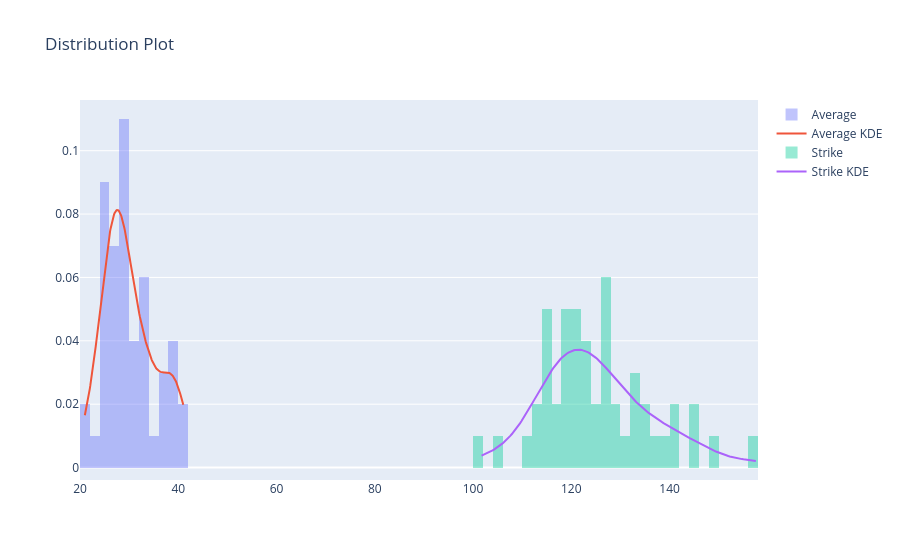

Write notebook code for a chart like this one.
### Code cell
from scipy.stats import gaussian_kde

hist_data = [avg['avg'].dropna(), avg['batsman_runs'].dropna()]
group_labels = ['Average', 'Strike']

fig = go.Figure()

for data, label in zip(hist_data, group_labels):

    # Histogram
    fig.add_trace(go.Histogram(
        x=data,
        histnorm='probability density',
        name=label,
        opacity=0.4,
        xbins=dict(
            size=2  # Bin size
        )
    ))

    # KDE
    kde = gaussian_kde(data)
    x = np.linspace(data.min(), data.max(), 200)

    fig.add_trace(go.Scatter(
        x=x,
        y=kde(x),
        mode='lines',
        name=f'{label} KDE'
    ))

fig.update_layout(
    title='Distribution Plot',
    barmode='overlay'
)

fig.show()

### Figure 1 — Plotly figure (JSON) as saved in the notebook; plotly's stock layout.template omitted (floating-point values rounded to 4 significant figures; data arrays with more than 128 entries replaced by an {"elided": "..."} marker saying what was removed)
{"data": [{"histnorm": "probability density", "name": "Average", "opacity": 0.4, "type": "histogram", "x": [38.31, 27.22, 27.19, 33.59, 27.15, 28.11, 33.33, 41.02, 34.73, 40.14, 22.95, 26.98, 28.25, 28.39, 30.12, 31.54, 25.08, 28.55, 39.86, 28.71, 25.95, 24.81, 25.17, 26.43, 38.76, 28.5, 29.43, 37.87, 20.99, 21.7, 28.23, 24.06, 32.61, 29.52, 30.66, 32.67, 25.45, 39.51, 33.94, 37.24, 33.83, 30.92, 28.36, 25.46, 26.81, 37.48, 27.56, 25.52, 29.82, 25.65], "xbins": {"size": 2}}, {"mode": "lines", "name": "Average KDE", "type": "scatter", "x": {"elided": "200 float values"}, "y": {"elided": "200 float values"}}, {"histnorm": "probability density", "name": "Strike", "opacity": 0.4, "type": "histogram", "x": [145.1, 133.1, 126.3, 117.5, 123.0, 126.3, 121.4, 144.2, 137.7, 138.3, 122.3, 120.1, 118.8, 132.3, 124.2, 120.4, 157.6, 105.9, 122.0, 140.6, 118.5, 123.0, 124.7, 120.0, 120.0, 116.9, 114.1, 132.8, 114.5, 112.7, 113.3, 118.8, 128.5, 127.6, 115.7, 118.5, 101.7, 130.1, 135.0, 128.5, 114.2, 134.8, 114.9, 122.4, 110.1, 126.6, 148.8, 127.7, 140.8, 126.4], "xbins": {"size": 2}}, {"mode": "lines", "name": "Strike KDE", "type": "scatter", "x": {"elided": "200 float values"}, "y": {"elided": "200 float values"}}], "layout": {"barmode": "overlay", "title": {"text": "Distribution Plot"}}}
